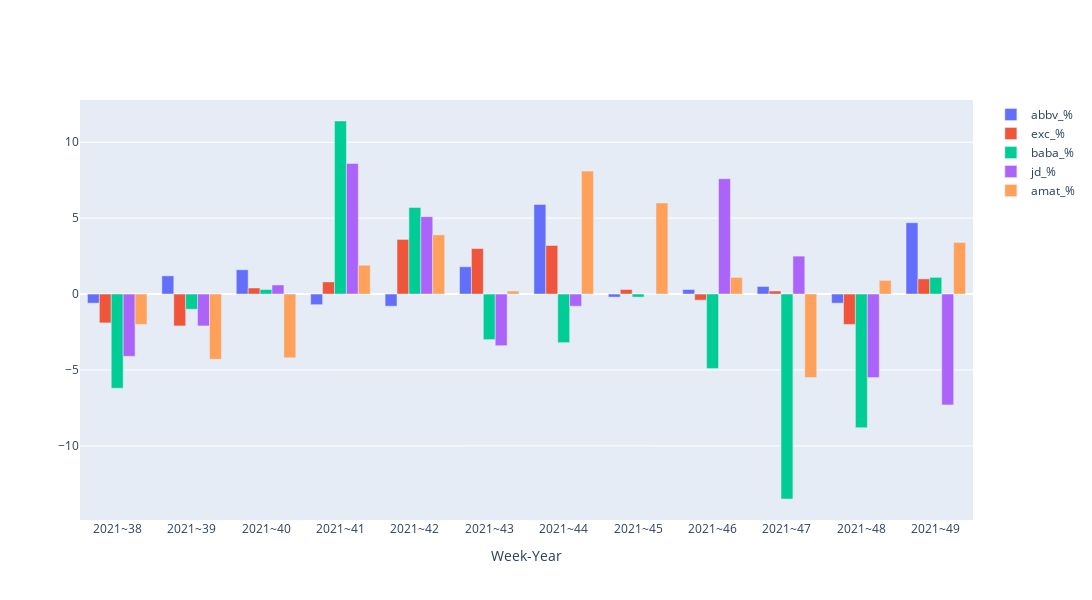

Write notebook code for a chart like this one.
### Code cell
fig = go.Figure()

fig.add_trace(go.Bar(x=main_weekly_df['year-week'], y=main_weekly_df['abbv'], name='abbv_%'))
fig.add_trace(go.Bar(x=main_weekly_df['year-week'], y=main_weekly_df['exc'], name='exc_%'))
fig.add_trace(go.Bar(x=main_weekly_df['year-week'], y=main_weekly_df['baba'], name='baba_%'))
fig.add_trace(go.Bar(x=main_weekly_df['year-week'], y=main_weekly_df['jd'], name='jd_%'))
fig.add_trace(go.Bar(x=main_weekly_df['year-week'], y=main_weekly_df['amat'], name='amat_%'))

# Change the bar mode
fig.update_layout(barmode='group', xaxis_title = 'Week-Year',height = 600, width = 1200)
fig.show()

### Figure 1 — Plotly figure (JSON) as saved in the notebook; plotly's stock layout.template omitted (floating-point values rounded to 4 significant figures)
{"data": [{"name": "abbv_%", "type": "bar", "x": ["2021~38", "2021~39", "2021~40", "2021~41", "2021~42", "2021~43", "2021~44", "2021~45", "2021~46", "2021~47", "2021~48", "2021~49"], "y": [-0.6, 1.2, 1.6, -0.7, -0.8, 1.8, 5.9, -0.2, 0.3, 0.5, -0.6, 4.7]}, {"name": "exc_%", "type": "bar", "x": ["2021~38", "2021~39", "2021~40", "2021~41", "2021~42", "2021~43", "2021~44", "2021~45", "2021~46", "2021~47", "2021~48", "2021~49"], "y": [-1.9, -2.1, 0.4, 0.8, 3.6, 3, 3.2, 0.3, -0.4, 0.2, -2, 1]}, {"name": "baba_%", "type": "bar", "x": ["2021~38", "2021~39", "2021~40", "2021~41", "2021~42", "2021~43", "2021~44", "2021~45", "2021~46", "2021~47", "2021~48", "2021~49"], "y": [-6.2, -1, 0.3, 11.4, 5.7, -3, -3.2, -0.2, -4.9, -13.5, -8.8, 1.1]}, {"name": "jd_%", "type": "bar", "x": ["2021~38", "2021~39", "2021~40", "2021~41", "2021~42", "2021~43", "2021~44", "2021~45", "2021~46", "2021~47", "2021~48", "2021~49"], "y": [-4.1, -2.1, 0.6, 8.6, 5.1, -3.4, -0.8, 0, 7.6, 2.5, -5.5, -7.3]}, {"name": "amat_%", "type": "bar", "x": ["2021~38", "2021~39", "2021~40", "2021~41", "2021~42", "2021~43", "2021~44", "2021~45", "2021~46", "2021~47", "2021~48", "2021~49"], "y": [-2, -4.3, -4.2, 1.9, 3.9, 0.2, 8.1, 6, 1.1, -5.5, 0.9, 3.4]}], "layout": {"barmode": "group", "height": 600, "width": 1200, "xaxis": {"title": {"text": "Week-Year"}}}}
